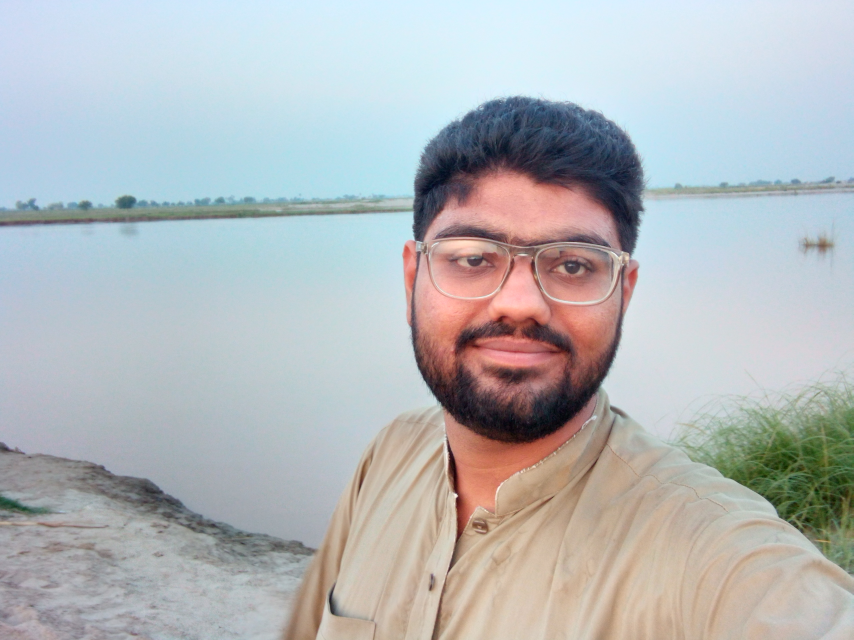
#> input picture resources/Mypic.jpg, 2560 x 1920 px (shown at 1/3 size)
$ python 13-Chapter_13.py
#> lines starting #> are read from the running program, lines starting #| are printed output that depends on the picture; after the words box and inside, x2 and y2 are one past the last pixel; in counts of white or black regions, pixels touching at a corner belong together
# basic function or manipulation in open cv

import cv2 as cv
import numpy as np

img = cv.imread("resources/Mypic.jpg")
#> img is the input picture: shape (1920, 2560, 3); mean B, G, R 186, 183.7, 179.9


#resize
resized_img = cv.resize(img, (720,480))


# gray
gray_img = cv.cvtColor(resized_img, cv.COLOR_BGR2GRAY)
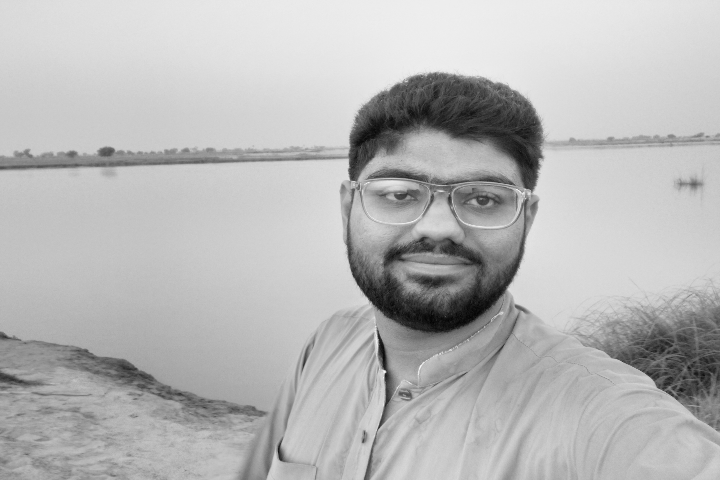
#> gray_img: shape (480, 720); min 3, max 248, mean 182.9

# Black and White img
(thresh, binary) = cv.threshold(resized_img, 127,255,cv.THRESH_BINARY)
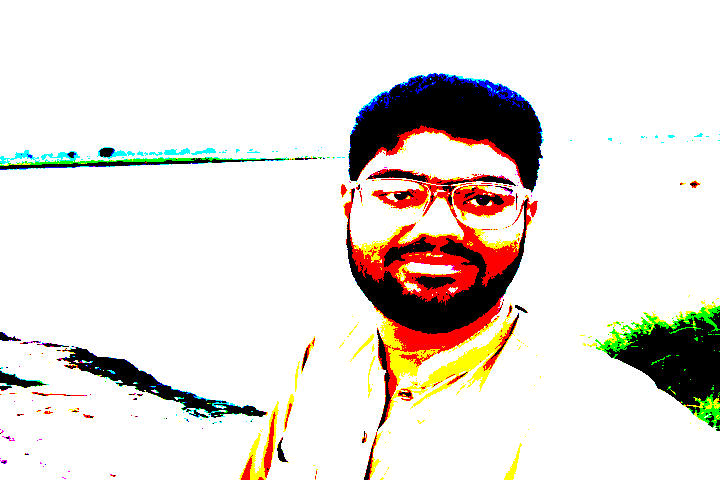
#> binary: shape (480, 720, 3); mean B, G, R 217.4, 223.2, 229.2

# blurred image
blurr_img = cv.GaussianBlur(resized_img, (33,33),0)
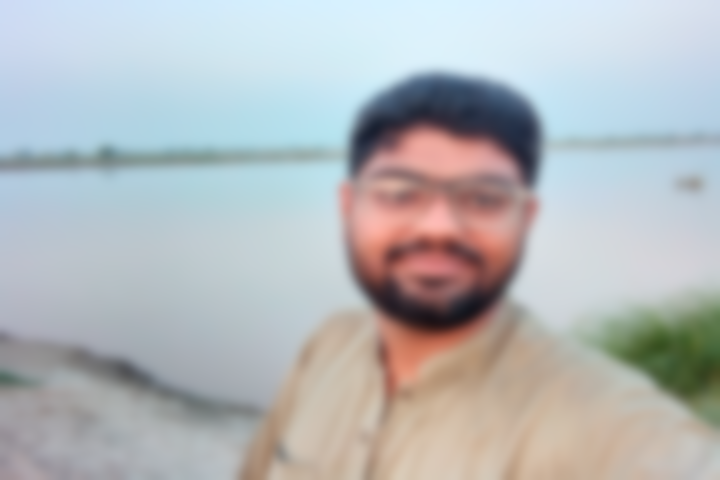
#> blurr_img: shape (480, 720, 3); mean B, G, R 186, 183.7, 180

# edge detection
edge_img = cv.Canny(resized_img, 53,53)
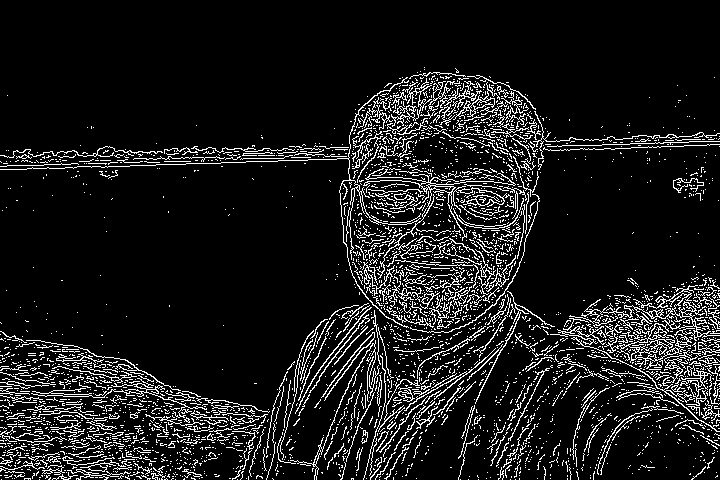
#> edge_img: shape (480, 720); 10.4% white in thin lines or dots, all inside (x1, y1, x2, y2) = (0, 67, 720, 480)

# thickness of lines
mat_kernel = np.ones((3,3),np.uint8)
dilated_img = cv.dilate(edge_img, (mat_kernel),iterations=1)
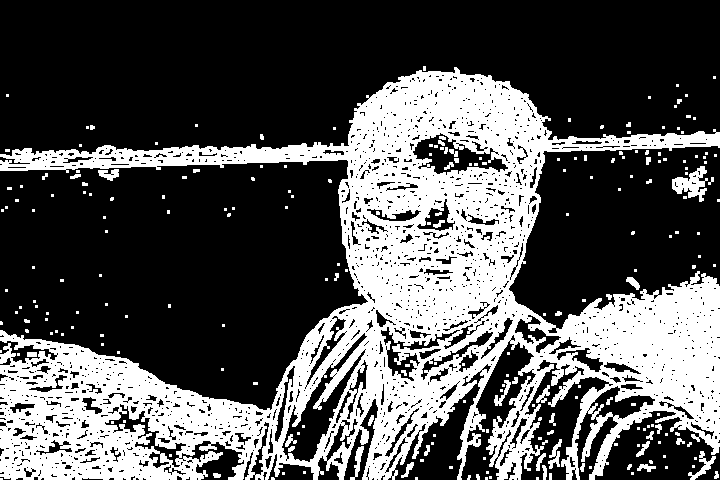
#> dilated_img: shape (480, 720); 33.5% white; 234 white regions (178 under 20 px), largest, box (x1, y1, x2, y2) and area: (0, 67, 720, 480) 110578, (672, 166, 708, 202) 636, (688, 451, 716, 480) 233

# Make thinner outline
ero_img = cv.erode(dilated_img, mat_kernel, iterations=1)
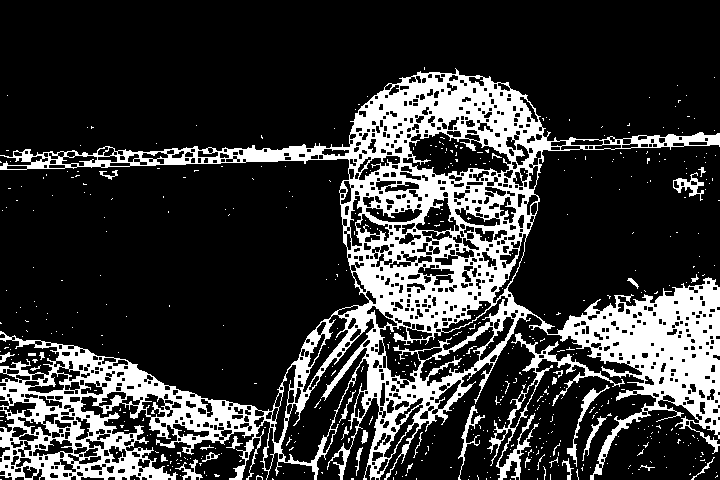
#> ero_img: shape (480, 720); 21.3% white; 511 white regions (475 under 20 px), largest, box (x1, y1, x2, y2) and area: (0, 68, 720, 480) 67910, (487, 333, 625, 480) 2090, (567, 385, 610, 467) 392

# corpping we will use numpy library not open cv
print("The size of our image is:", img.shape)
#| The size of our image is: (1920, 2560, 3)
cropped_img = resized_img[0:500, 150:350]
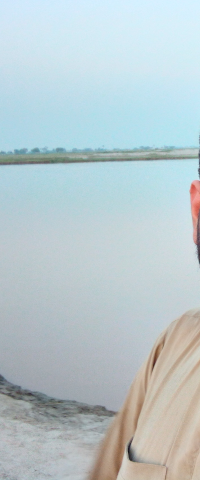
#> cropped_img: shape (480, 200, 3); mean B, G, R 205, 200.8, 186.1


cv.imshow("Original",resized_img)
cv.imshow("resized_img", resized_img)
cv.imshow("gray",gray_img)
cv.imshow("Binray",binary)
cv.imshow("Blur",blurr_img)
cv.imshow("edge",edge_img)
cv.imshow("Dilated",dilated_img)
cv.imshow("Erosion",ero_img)
cv.imshow("Cropped",cropped_img)
cv.waitKey(0)
cv.destroyAllWindows()

$ run again, with resources/faces.jpg copied over resources/Mypic.jpg
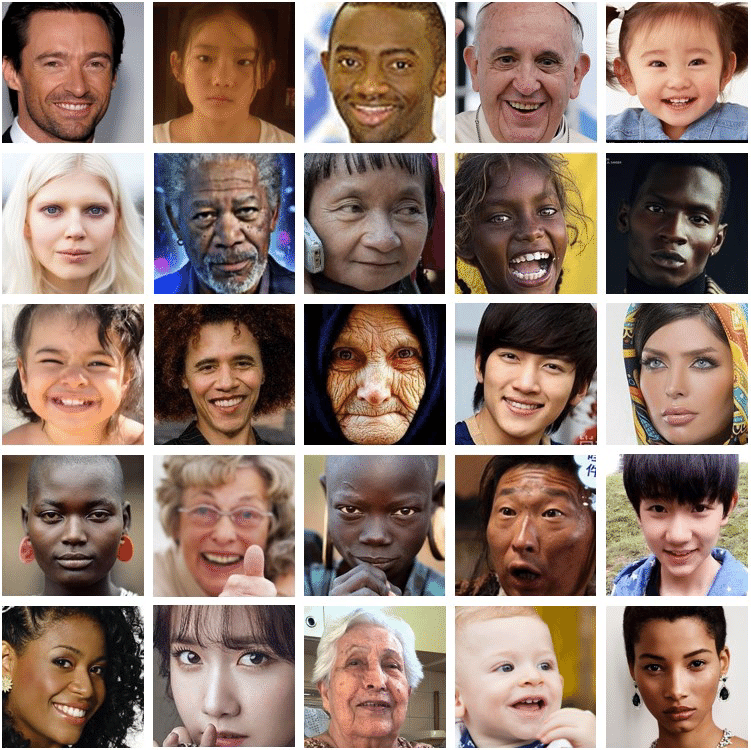
#> input picture resources/faces.jpg, 751 x 750 px
#> img is the input picture: shape (750, 751, 3); mean B, G, R 113.2, 124.5, 147
#> `edge_img = cv.Canny(resized_img, 53,53)`:
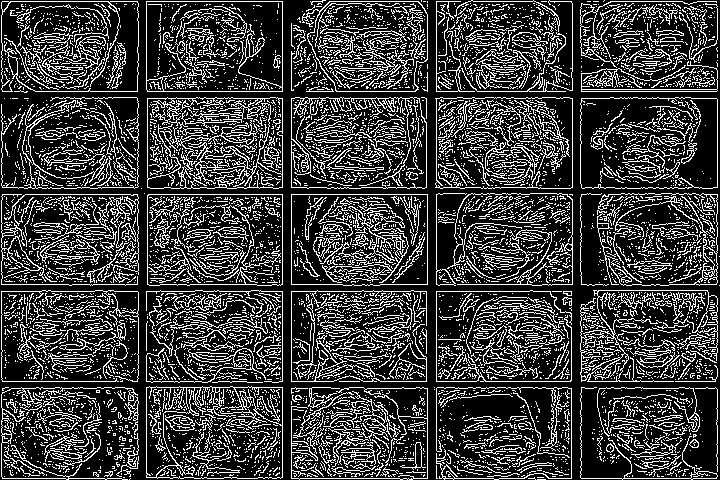
#> edge_img: shape (480, 720); 23.8% white in thin lines or dots
#> dilated_img: shape (480, 720); 74.7% white; 3655 black regions (3270 under 20 px), largest, box (x1, y1, x2, y2) and area: (0, 0, 720, 480) 22951, (582, 99, 678, 187) 2751, (438, 395, 524, 460) 1980
#> ero_img: shape (480, 720); 49.6% white; 407 white regions (372 under 20 px), largest, box (x1, y1, x2, y2) and area: (147, 97, 283, 189) 9476, (435, 97, 573, 189) 8057, (580, 290, 718, 382) 7960
#| The size of our image is: (750, 751, 3)
#> `cropped_img = resized_img[0:500, 150:350]`:
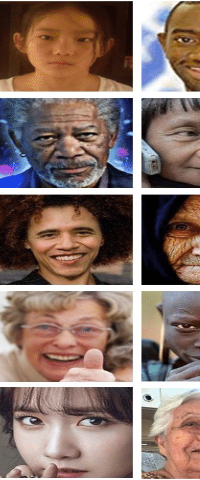
#> cropped_img: shape (480, 200, 3); mean B, G, R 105.2, 113.3, 135.5
